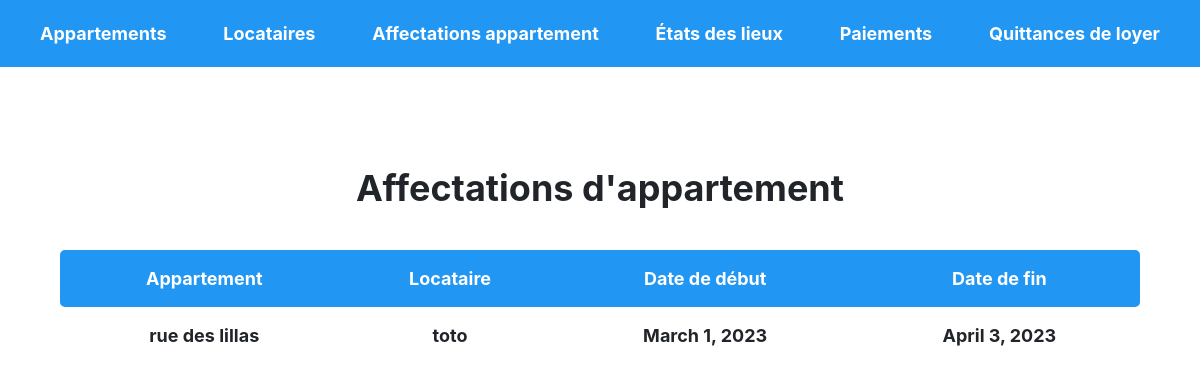
/index/affectation_appartement_list, run on the app's committed database.
### gestion_locataire/models.py (models this page shows, shortened)
class AffectationAppartement(models.Model):
    appartement = models.ForeignKey(Appartement, on_delete=models.CASCADE)
    locataire = models.ForeignKey(Locataire, on_delete=models.CASCADE)
    date_debut = models.DateField()
    date_fin = models.DateField(blank=True, null=True)

class Appartement(models.Model):
    adresse = models.CharField(max_length=200)
    complement_adresse = models.CharField(max_length=100)
    ville = models.CharField(max_length=50)
    code_postal = models.CharField(max_length=10)
    prix_charges = models.DecimalField(max_digits=10, decimal_places=2)
    loyer = models.DecimalField(max_digits=10, decimal_places=2)
    depot_garantie = models.DecimalField(max_digits=10, decimal_places=2)
    locataire = models.ForeignKey(Locataire, on_delete=models.SET_NULL, null=True, blank=True)

class Locataire(models.Model):
    nom = models.CharField(max_length=100)
    adresse = models.CharField(max_length=200)
    numero_telephone = models.CharField(max_length=20)
    adresse_email = models.EmailField()

### gestion_locataire/views.py (the view)
# urls.py: path('affectation_appartement_list', views.affectation_appartement_list, name='affectation_appartement_list'),
def affectation_appartement_list(request):
    affectation_appartements = AffectationAppartement.objects.all()
    return render(request, 'gestion_locataire/affectation_appartement_list.html', {'affectation_appartements': affectation_appartements})

### gestion_locataire/templates/gestion_locataire/affectation_appartement_list.html (shortened to what this page needs)
<!DOCTYPE html>
<html>
  <head>
    <link rel="stylesheet" href="https://maxcdn.bootstrapcdn.com/bootstrap/4.0.0/css/bootstrap.min.css">
  </head>
  <body>
    <div class="navbar">
      <a href="{% url 'appartement_list' %}">Appartements</a>
      <a href="{% url 'locataire_list' %}">Locataires</a>
      <a href="{% url 'affectation_appartement_list' %}">Affectations appartement</a>
      <a href="{% url 'etat_des_lieux_list' %}">États des lieux</a>
      <a href="{% url 'paiement_list' %}">Paiements</a>
      <a href="{% url 'quittance_loyer_list' %}">Quittances de loyer</a>
      </div>
      <div class="container">
    <div class="container">
      <h1>Affectations d'appartement</h1>
      <table>
        <thead>
          <tr>
            <th>Appartement</th>
            <th>Locataire</th>
            <th>Date de début</th>
            <th>Date de fin</th>
          </tr>
        </thead>
        <tbody>
          {% for affectation_appartement in affectation_appartements %}
          <tr>
            <td>{{ affectation_appartement.appartement.adresse }}</td>
            <td>{{ affectation_appartement.locataire.nom }}</td>
            <td>{{ affectation_appartement.date_debut }}</td>
            <td>{{ affectation_appartement.date_fin }}</td>
          </tr>
          {% endfor %}
        </tbody>
      </table>
    </div>
  </body>
</html>

### gestion_locataire/templates/gestion_locataire/affectation_appartement_list.html (style rules this page uses)
.container { padding-top: 50px; text-align: center; }
h1 { font-size: 36px; font-weight: bold; margin-bottom: 40px; text-align: center; }
.navbar { background-color: #2196F3; padding: 20px; text-align: center; }
.navbar a { color: #fff; font-size: 18px; font-weight: bold; text-decoration: none; margin: 0 20px; }
table { width: 100%; margin-top: 40px; text-align: center; }
thead { background-color: #2196F3; color: #fff; }
th, td { padding: 15px 0; font-size: 18px; font-weight: bold; }
th:first-child, td:first-child { border-radius: 5px 0 0 5px; }
th:last-child, td:last-child { border-radius: 0 5px 5px 0; }

### data on the page
AffectationAppartement: appartement.adresse "rue des lillas", locataire.nom "toto", date_debut "March 1, 2023", date_fin "April 3, 2023"
